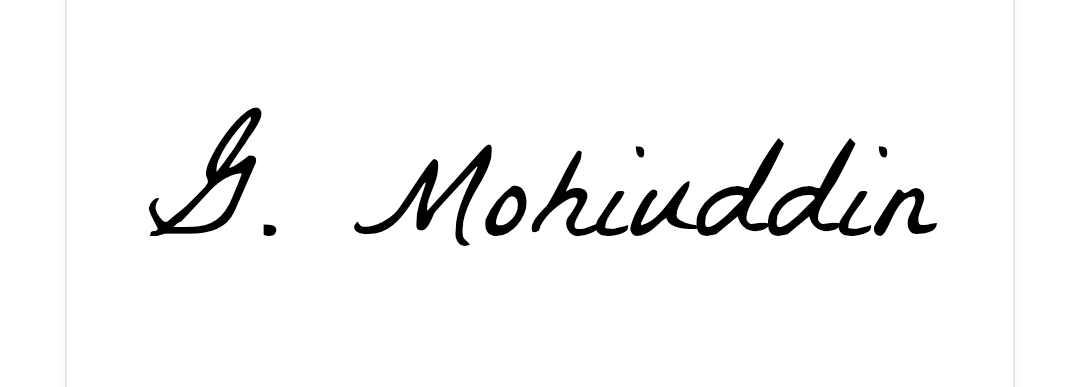
#> input picture certificates/assets/ghulam-mohiuddin-signature-source.jpg, 1080 x 387 px, found by its file name
$ python process_gcn_signature.py
#> lines starting #> are read from the running program, lines starting #| are printed output that depends on the picture; after the words box and inside, x2 and y2 are one past the last pixel; in counts of white or black regions, pixels touching at a corner belong together
### scripts/gcn_ink_effects.py
#!/usr/bin/env python3
"""Shared ink-on-paper effects for GCN certificate assets."""
import numpy as np
from PIL import Image, ImageFilter


def blur_channel(channel: np.ndarray, sigma: float = 3.0) -> np.ndarray:
    ch = channel.astype(np.float32)
    lo, hi = ch.min(), ch.max()
    if hi - lo < 1e-6:
        return ch
    norm = (ch - lo) / (hi - lo)
    img = Image.fromarray((norm * 255).astype(np.uint8), mode="L")
    img = img.filter(ImageFilter.GaussianBlur(sigma))
    blurred = np.array(img).astype(np.float32) / 255.0
    return blurred * (hi - lo) + lo


# [39 lines left out: function apply_ink_pad_stamp, not called in this run]


def apply_pen_ink_signature(sig: Image.Image, seed: int = 7) -> Image.Image:
    """Ballpoint / pen ink on paper for G. Mohiuddin signature."""
    rng = np.random.default_rng(seed)
    arr = np.array(sig).astype(np.float32)
    h, w = arr.shape[:2]
    stroke = arr[:, :, 3] / 255.0
    if stroke.max() < 1e-6:
        return sig

    # Pressure variation along signature (darker mid-body, lighter tails)
    yy, xx = np.mgrid[0:h, 0:w]
    x_norm = xx / max(w - 1, 1)
    pressure = 0.75 + 0.35 * np.sin(np.pi * x_norm) ** 0.85
    pressure *= 0.9 + 0.2 * (1.0 - yy / max(h, 1))

    grain = rng.normal(1.0, 0.06, (h, w)).astype(np.float32)
    grain = blur_channel(grain, sigma=0.9)
    grain = np.clip(grain, 0.75, 1.2)

    ink_mask = stroke * pressure * grain
    micro = rng.random((h, w)) > 0.996
    ink_mask[micro] *= 0.2

    # Blue-black pen ink
    ink_rgb = np.array([12, 48, 118], dtype=np.float32)
    out = np.zeros_like(arr)
    for c in range(3):
        out[:, :, c] = ink_rgb[c] * (0.7 + 0.3 * ink_mask)
    out[:, :, 3] = np.clip(ink_mask * 240, 0, 255)

    result = Image.fromarray(out.astype(np.uint8), "RGBA")
    # Feathered bleed into paper fibres
    bleed = result.filter(ImageFilter.GaussianBlur(0.42))
    return Image.alpha_composite(bleed, result)


def on_paper_preview(asset: Image.Image, paper: tuple[int, int, int] = (252, 250, 246)) -> Image.Image:
    """White/cream paper preview for standalone downloads."""
    w, h = asset.size
    base = Image.new("RGB", (w + 80, h + 80), paper)
    layer = Image.new("RGBA", base.size, (0, 0, 0, 0))
    layer.alpha_composite(asset, (40, 40))
    return Image.alpha_composite(base.convert("RGBA"), layer).convert("RGB")

### scripts/process_gcn_signature.py
#!/usr/bin/env python3
"""Turn uploaded G. Mohiuddin signature into pen-ink PNG for the certificate."""
import sys
from pathlib import Path

import numpy as np
from PIL import Image, ImageFilter

from gcn_ink_effects import apply_pen_ink_signature, on_paper_preview

ASSETS = Path("/workspace/certificates/assets")
CERTS = Path("/workspace/certificates")
DEFAULT_SRC = ASSETS / "ghulam-mohiuddin-signature-source.jpg"
OUT = ASSETS / "ghulam-mohiuddin-signature.png"
OUT_NAMED = CERTS / "G_Mohiuddin_signature_ink_style.png"
OUT_PREVIEW = CERTS / "G_Mohiuddin_signature_on_paper_preview.png"


def extract_signature_rgba(img: Image.Image) -> Image.Image:
    arr = np.array(img.convert("RGB"))
    lum = 0.299 * arr[:, :, 0] + 0.587 * arr[:, :, 1] + 0.114 * arr[:, :, 2]
    ink = np.clip((255 - lum) / 255.0, 0, 1)
    ink = np.where(lum < 245, ink, 0)
    a = (ink * 255).astype(np.uint8)
    rgba = np.zeros((*arr.shape[:2], 4), dtype=np.uint8)
    rgba[:, :, 3] = a
    return Image.fromarray(rgba, "RGBA")


def process(src: Path, out: Path, target_width: int = 300) -> Image.Image:
    img = Image.open(src).convert("RGB")
    sig = extract_signature_rgba(img)
    sig = apply_pen_ink_signature(sig)

    bbox = sig.getbbox()
    if bbox:
        pad = 10
        sig = sig.crop(
            (
                max(0, bbox[0] - pad),
                max(0, bbox[1] - pad),
                min(sig.width, bbox[2] + pad),
                min(sig.height, bbox[3] + pad),
            )
        )

    scale = target_width / sig.width
    sig = sig.resize((target_width, int(sig.height * scale)), Image.Resampling.LANCZOS)
    sig = sig.filter(ImageFilter.GaussianBlur(0.15))

    out.parent.mkdir(parents=True, exist_ok=True)
    sig.save(out, "PNG")
    return sig


def main():
    src = Path(sys.argv[1]) if len(sys.argv) > 1 else DEFAULT_SRC
    sig = process(src, OUT)
#> in process, img is the input picture: PIL image 1080x387 RGB; mean R, G, B 244.9, 244.9, 244.9
#> in blur_channel, `img = Image.fromarray((norm * 255).astype(np.uint8), mode="L")`:
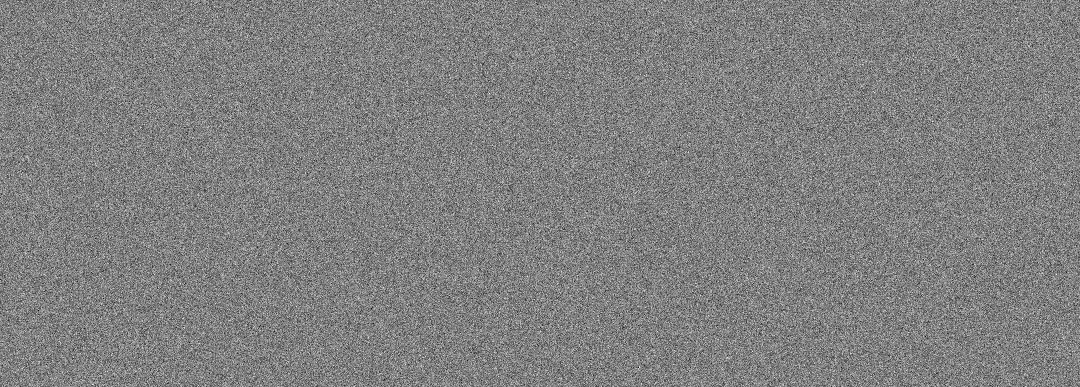
#> img: PIL image 1080x387 L; min 0, max 255, mean 127.9
#> in blur_channel, `return blurred * (hi - lo) + lo`:
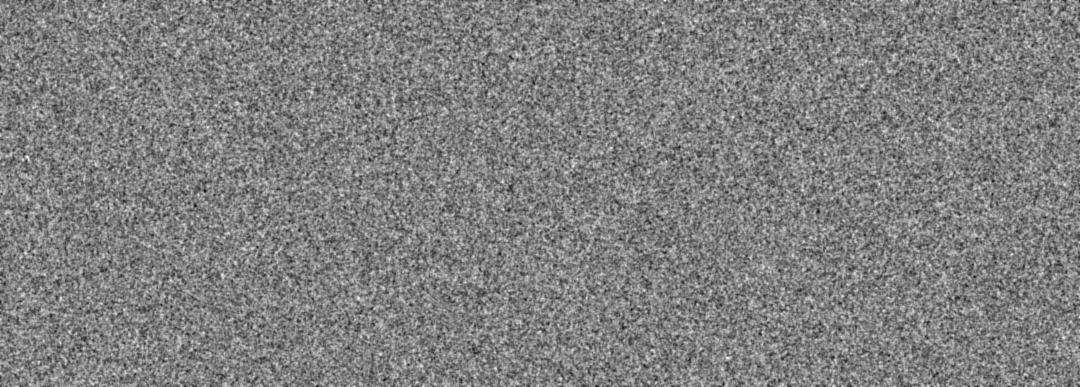
#> returned value: shape (387, 1080) float32; min 0.905, max 1.09, mean 0.999; drawn with min black and max white
#> in apply_pen_ink_signature, `ink_mask = stroke * pressure * grain`:
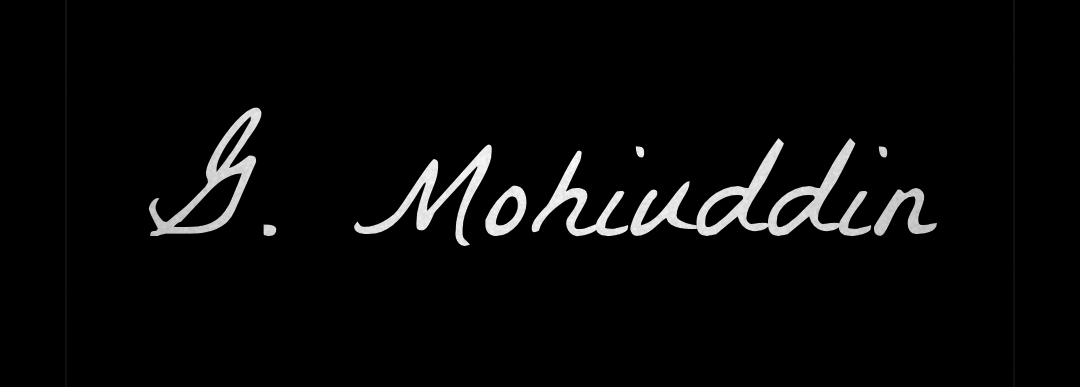
#> ink_mask: shape (387, 1080) float64; min 0, max 1.19, mean 0.0406; drawn with min black and max white
#> in apply_pen_ink_signature, `ink_mask[micro] *= 0.2`: ink_mask: shape (387, 1080) float64; 0.02% of pixels changed, all inside (x1, y1, x2, y2) = (65, 14, 1015, 387)
#> in apply_pen_ink_signature, `out[:, :, 3] = np.clip(ink_mask * 240, 0, 255)`:
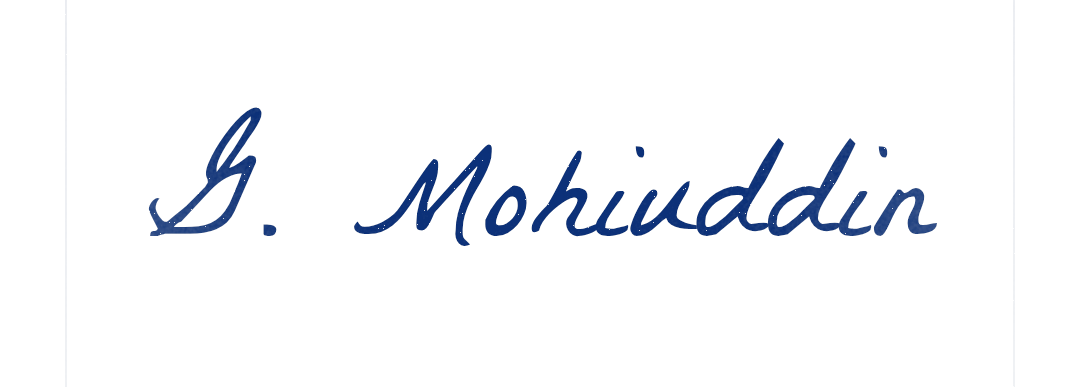
#> out: shape (387, 1080, 4) float32; mean of channels 0, 1, 2, 3 8.6, 34.3, 83.9, 9.6; transparent parts drawn white
#> in process, `bbox = sig.getbbox()`: bbox = (64, 0, 1016, 387)
#> in process, `sig = sig.resize((target_width, int(sig.height * scale)), Image.Resamp..`:
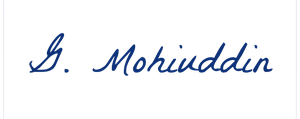
#> sig: PIL image 300x119 RGBA; mean R, G, B, A 0.8, 4.6, 11.9, 11.8; transparent parts drawn white
    sig.save(OUT_NAMED, "PNG")
    on_paper_preview(sig).save(OUT_PREVIEW, "JPEG", quality=92)
#> in on_paper_preview, `base = Image.new("RGB", (w + 80, h + 80), paper)`:
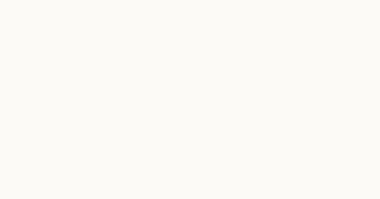
#> base: PIL image 380x199 RGB; mean R, G, B 252, 250, 246
#> in on_paper_preview, `layer = Image.new("RGBA", base.size, (0, 0, 0, 0))`: layer: PIL image 380x199 RGBA; every value is 0
#> in on_paper_preview, `layer.alpha_composite(asset, (40, 40))`:
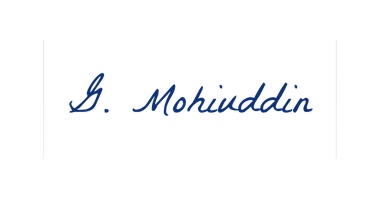
#> layer: PIL image 380x199 RGBA; mean R, G, B, A 0.4, 2.1, 5.6, 5.6; transparent parts drawn white
    print("Wrote", OUT, OUT_NAMED, OUT_PREVIEW)


if __name__ == "__main__":
    main()
